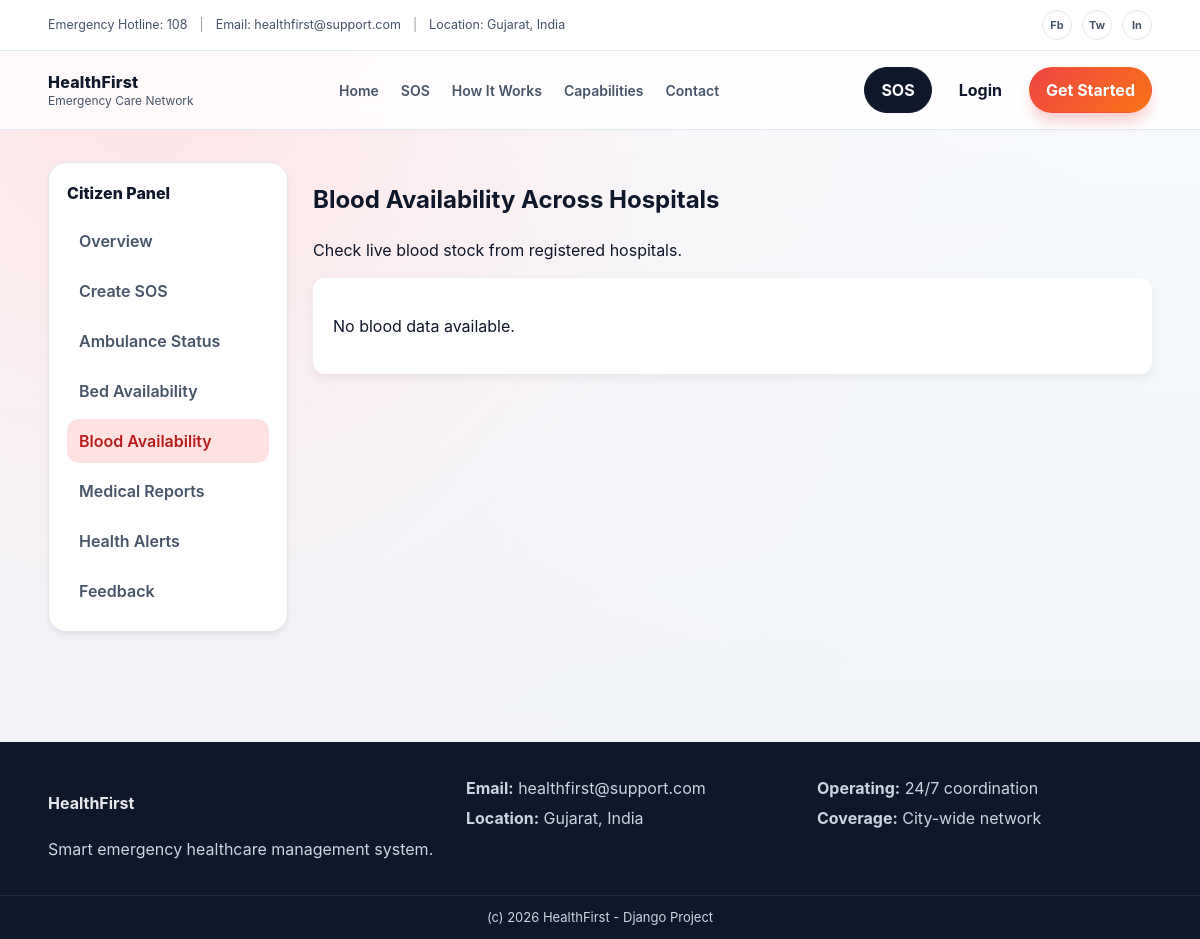
/bloodbank/view-bloods/, run on an earlier commit of the app's database.
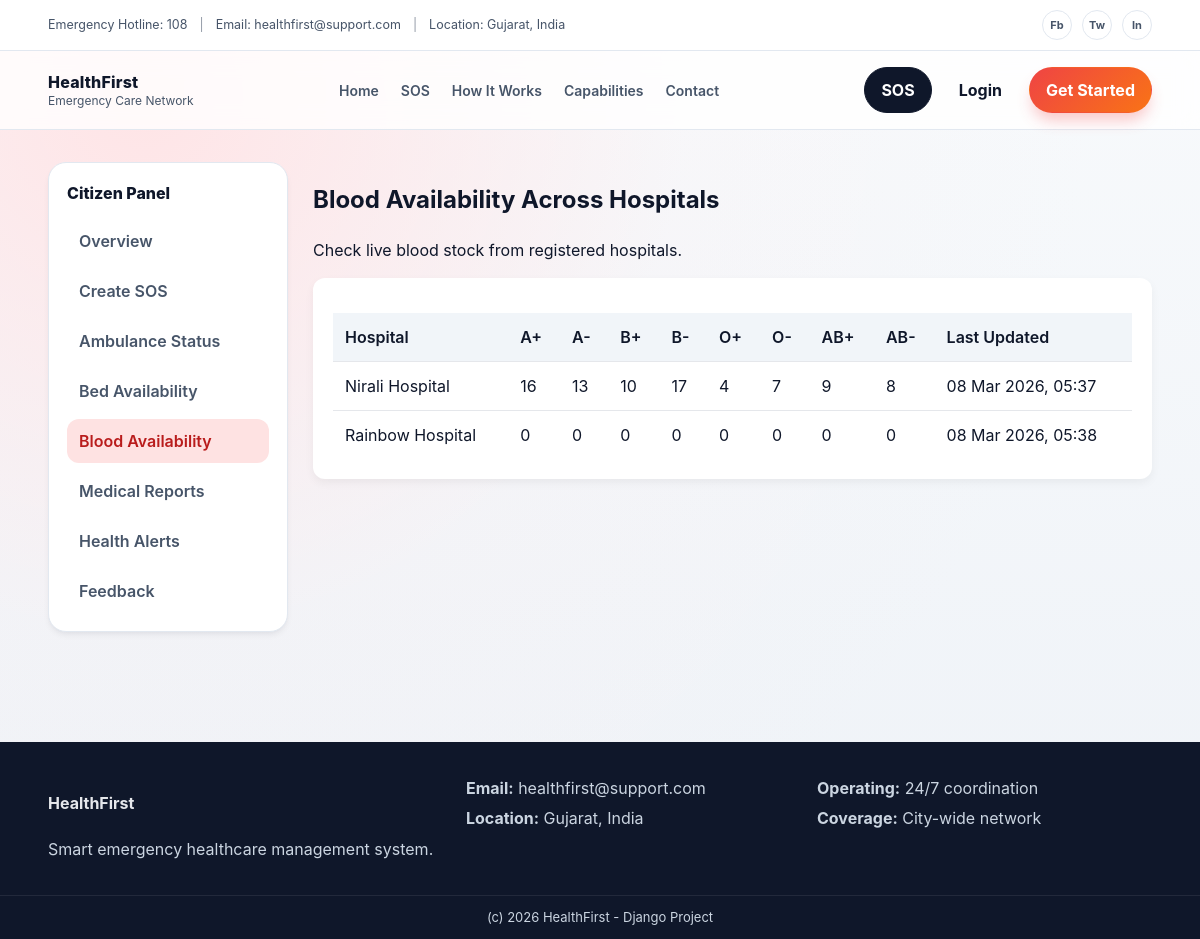
And on a later commit of the database.
### bloodbank/models.py (models this page shows, shortened)
class BloodAvailability(models.Model):
    hospital = models.OneToOneField(Hospital, on_delete=models.CASCADE)
    a_positive = models.IntegerField(default=0)
    a_negative = models.IntegerField(default=0)
    b_positive = models.IntegerField(default=0)
    b_negative = models.IntegerField(default=0)
    o_positive = models.IntegerField(default=0)
    o_negative = models.IntegerField(default=0)
    ab_positive = models.IntegerField(default=0)
    ab_negative = models.IntegerField(default=0)
    last_updated = models.DateTimeField(auto_now=True)

### hospitals/models.py (models this page shows)
class Hospital(models.Model):
    name = models.CharField(max_length=200)
    address = models.TextField()
    admin = models.OneToOneField(settings.AUTH_USER_MODEL, on_delete=models.CASCADE)
    latitude = models.FloatField(null=True, blank=True)
    longitude = models.FloatField(null=True, blank=True)
    def __str__(self):
        return self.name

### bloodbank/views.py (the view)
# urls.py: path('view-bloods/', views.view_bloods, name='view_bloods'),
def view_bloods(request):
    blood_list = BloodAvailability.objects.select_related('hospital').all()
    return render(request, 'hospitals/view_bloods.html', {'blood_list': blood_list})

### templates/hospitals/view_bloods.html (shortened to what this page needs)
{% extends "base.html" %}
{% block content %}
<section class="dash">
<div class="container dash-layout">
<aside class="dash-sidebar">
<div class="dash-brand">Citizen Panel</div>
<nav class="dash-menu">
<a href="{% url 'dashboard' %}">Overview</a>
<a href="{% url 'raise_sos' %}">Create SOS</a>
<a href="{% url 'ambulance_status' %}">Ambulance Status</a>
<a href="{% url 'hospitals:view_beds' %}">Bed Availability</a>
<a class="active" href="{% url 'bloodbank:view_bloods' %}">Blood Availability</a>
<a href="{% url 'my_reports' %}">Medical Reports</a>
<a href="{% url 'citizen_alerts' %}">Health Alerts</a>
<a href="{% url 'feedback:submit_feedback' %}">Feedback</a>
</nav>
</aside>
<div class="dash-content">
<div class="dash-head">
<h1>Blood Availability Across Hospitals</h1>
<p class="muted">Check live blood stock from registered hospitals.</p>
</div>
{% if blood_list %}
<div class="blood-card">
<table class="blood-table">
<thead>
<tr>
<th>Hospital</th>
<th>A+</th>
<th>A-</th>
<th>B+</th>
<th>B-</th>
<th>O+</th>
<th>O-</th>
<th>AB+</th>
<th>AB-</th>
<th>Last Updated</th>
</tr>
</thead>
<tbody>
{% for blood in blood_list %}
<tr>
<td>{{ blood.hospital }}</td>
<td>{{ blood.a_positive }}</td>
<td>{{ blood.a_negative }}</td>
<td>{{ blood.b_positive }}</td>
<td>{{ blood.b_negative }}</td>
<td>{{ blood.o_positive }}</td>
<td>{{ blood.o_negative }}</td>
<td>{{ blood.ab_positive }}</td>
<td>{{ blood.ab_negative }}</td>
<td>{{ blood.last_updated|date:"d M Y, H:i" }}</td>
</tr>
{% endfor %}
</tbody>
</table>
</div>
{% else %}
<div class="blood-card">
<p>No blood data available.</p>
</div>
{% endif %}
</div>
</div>
</section>
{% endblock %}

### templates/base.html (shortened to what this page needs)
{% load static %}
<!doctype html>
<html lang="en">
<head>
  <link rel="stylesheet" href="{% static 'css/main.css' %}">
</head>
<body>
  <div class="topbar">
    <div class="container topbar-inner">
      <div class="topbar-left">
        <span>Emergency Hotline: 108</span>
        <span class="dot">|</span>
        <span>Email: healthfirst@support.com</span>
        <span class="dot">|</span>
        <span>Location: Gujarat, India</span>
      </div>
      <div class="topbar-right">
        <a href="#" aria-label="facebook">Fb</a>
        <a href="#" aria-label="twitter">Tw</a>
        <a href="#" aria-label="linkedin">In</a>
      </div>
    </div>
  </div>
  <header class="navbar">
    <div class="container nav-inner">
      <a class="brand" href="{% url 'landing' %}">
        <div>
          <div class="brand-title">HealthFirst</div>
          <div class="brand-sub">Emergency Care Network</div>
        </div>
      </a>
      <nav class="menu">
        <a href="{% url 'landing' %}">Home</a>
        <a href="{% url 'landing' %}#sos">SOS</a>
        <a href="{% url 'landing' %}#workflow">How It Works</a>
        <a href="{% url 'landing' %}#capabilities">Capabilities</a>
        <a href="{% url 'landing' %}#contact">Contact</a>
      </nav>
      <div class="nav-actions">
        <a class="btn btn-sos" href="{% url 'login' %}">SOS</a>
        {% if request.user.is_authenticated %}
          <a class="btn btn-outline" href="{% url 'dashboard' %}">Dashboard</a>
          <form method="post" action="{% url 'logout' %}" style="display:inline;">
            {% csrf_token %}
            <button class="btn btn-primary" type="submit">Logout</button>
          </form>
        {% else %}
          <a class="btn btn-ghost" href="{% url 'login' %}">Login</a>
          <a class="btn btn-primary" href="{% url 'register' %}">Get Started</a>
        {% endif %}
      </div>
    </div>
  </header>
  {% block content %}{% endblock %}
  <footer class="footer" id="contact">
    <div class="container footer-inner">
      <div>
        <h4>HealthFirst</h4>
        <p>Smart emergency healthcare management system.</p>
      </div>
      <div>
        <p><b>Email:</b> healthfirst@support.com</p>
        <p><b>Location:</b> Gujarat, India</p>
      </div>
      <div>
        <p><b>Operating:</b> 24/7 coordination</p>
        <p><b>Coverage:</b> City-wide network</p>
      </div>
    </div>
    <div class="footer-bottom">(c) {% now "Y" %} HealthFirst - Django Project</div>
  </footer>
</body>
</html>

### static/css/main.css (style rules this page uses)
:root { --brand: #ef4444; --brand-dark: #c81e1e; --midnight: #0f172a; --slate: #475569; --bg: #f7fafc; --panel: #ffffff; --border: #e2e8f0; --shadow: 0 20px 25px -5px rgba(15, 23, 42, 0.1), 0 8px 10px -6px rgba(15, 23, 42, 0.05); --shadow-soft: 0 4px 6px -1px rgba(15, 23, 42, 0.06), 0 2px 4px -2px rgba(15, 23, 42, 0.04); }
* { box-sizing: border-box; -webkit-font-smoothing: antialiased; }
body { margin: 0; font-family: 'Inter', Manrope, "Segoe UI", Arial, sans-serif; color: var(--midnight); background: radial-gradient(circle at 12% 10%, #ffe4e6 0%, rgba(255, 228, 230, 0.1) 40%, transparent 70%), linear-gradient(180deg, #f8fafc 0%, #eef2f7 100%); line-height: 1.5; }
a { text-decoration: none; color: inherit; transition: all 0.2s ease; }
.container { width: min(1150px, 92%); margin: auto; }
.topbar { background: #fff; border-bottom: 1px solid var(--border); }
.topbar-inner { display: flex; justify-content: space-between; align-items: center; padding: 10px 0; font-size: 12.5px; color: var(--slate); }
.topbar-left { display: flex; gap: 12px; align-items: center; flex-wrap: wrap; }
.topbar-left .dot { opacity: .6; }
.topbar-right { display: flex; gap: 10px; }
.topbar-right a { width: 30px; height: 30px; border: 1px solid var(--border); border-radius: 50%; display: grid; place-items: center; color: var(--slate); font-weight: 700; font-size: 11px; }
.navbar { background: rgba(255, 255, 255, 0.8); backdrop-filter: blur(12px); -webkit-backdrop-filter: blur(12px); position: sticky; top: 0; z-index: 50; border-bottom: 1px solid var(--border); }
.nav-inner { display: flex; justify-content: space-between; align-items: center; padding: 16px 0; gap: 16px; }
.brand { display: flex; align-items: center; gap: 12px; }
.brand-title { font-weight: 800; letter-spacing: .2px; }
.brand-sub { font-size: 12px; color: var(--slate); margin-top: -2px; }
.menu { display: flex; gap: 22px; align-items: center; }
.menu a { font-size: 14px; color: var(--slate); font-weight: 600; }
.nav-actions { display: flex; gap: 10px; flex-wrap: wrap; }
.btn { display: inline-flex; align-items: center; justify-content: center; padding: 10px 16px; border-radius: 999px; font-weight: 700; border: 1px solid transparent; transition: all 0.2s cubic-bezier(0.4, 0, 0.2, 1); cursor: pointer; }
.btn-primary { background: linear-gradient(135deg, var(--brand) 0%, #f97316 100%); color: #fff; box-shadow: 0 10px 15px -3px rgba(239, 68, 68, 0.3); }
.btn-ghost { background: transparent; color: var(--midnight); border-color: transparent; }
.btn-sos { background: var(--midnight); color: #fff; border-color: var(--midnight); animation: sos-glow 2s infinite; }
.footer { background: #0f172a; color: #e5e7eb; margin-top: 40px; }
.footer-inner { display: grid; grid-template-columns: 1.2fr 1fr 1fr; gap: 16px; padding: 28px 0; }
.footer p { margin: 6px 0; color: #cbd5e1; }
.footer-bottom { border-top: 1px solid rgba(255, 255, 255, 0.08); padding: 12px 0; text-align: center; color: #cbd5e1; font-size: 13px; }
.dash { padding: 32px 0 70px; }
.dash-layout { display: grid; grid-template-columns: 240px 1fr; gap: 20px; align-items: start; }
.dash-content { width:100%; min-width:0; }
.dash-sidebar { background: var(--panel); border: 1px solid var(--border); border-radius: 18px; padding: 18px; box-shadow: var(--shadow-soft); position: sticky; top: 110px; height: fit-content; align-self: start; }
.dash-brand { font-weight: 800; margin-bottom: 14px; }
.dash-menu { display: flex; flex-direction: column; gap: 6px; }
.dash-menu a { padding: 10px 12px; border-radius: 12px; font-weight: 600; color: var(--slate); }
.dash-menu a.active { background: #fee2e2; color: #b91c1c; }

### templates/hospitals/view_bloods.html (style rules this page uses)
.dash-layout { display:flex; gap:25px; align-items:flex-start; }
.dash-sidebar { width:240px; flex-shrink:0; }
.dash-content { flex:1; }
.blood-card { background:#fff; padding:20px; border-radius:12px; box-shadow:0 4px 10px rgba(0,0,0,0.05); }
.blood-table { width:100%; border-collapse:collapse; margin-top:15px; }
.blood-table th { background:#f1f5f9; padding:12px; text-align:left; font-weight:600; }
.blood-table td { padding:12px; border-top:1px solid #e5e7eb; }

What changed in the data, as far as the page shows it:
added BloodAvailability: hospital "Nirali Hospital", a_positive "16", a_negative "13", b_positive "10", b_negative "17", o_positive "4", o_negative "7", ab_positive "9", ab_negative "8", last_updated "08 Mar 2026, 05:37"
added BloodAvailability: hospital "Rainbow Hospital", a_positive "0", a_negative "0", b_positive "0", b_negative "0", o_positive "0", o_negative "0", ab_positive "0", ab_negative "0", last_updated "08 Mar 2026, 05:38"
Also different on the page:
text no longer shown: "No blood data available."
text now shown: "Hospital A+ A- B+ B- O+ O- AB+ AB- Last Updated"
